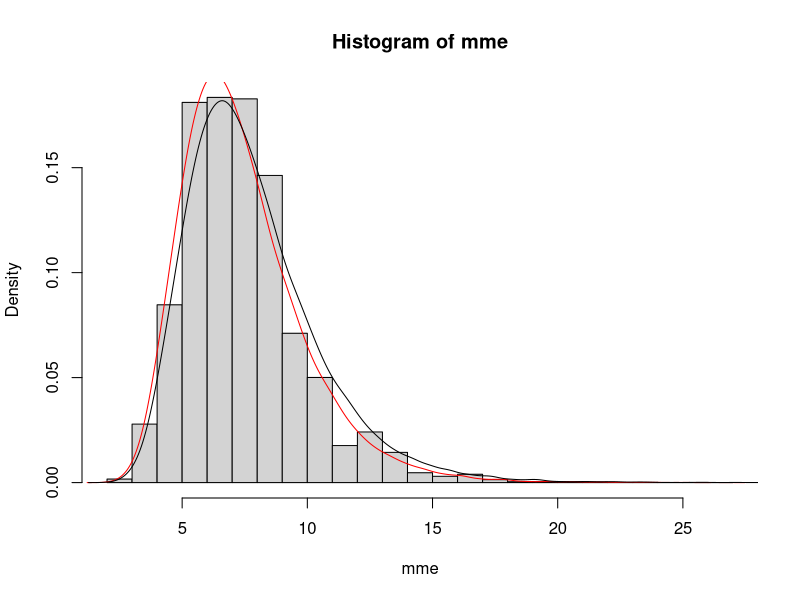

This chart was generated by the following R code:
n = 20
lambda = 2
exp_lam = exp(lambda)

mme = rep(0, 50000)
e_xbar = rep(0, 50000)

for (i in 1:50000) {
  sp = rpois(n = n, lambda = lambda)
  mme[i] = ((n + 1) / n) ^ (sum(sp))
  e_xbar[i] = exp(mean(sp))
}


mean(mme - exp_lam)
mean(e_xbar - exp_lam)

var(mme)
var(e_xbar)

hist(mme, nclass = 30, freq = F)
lines(density(mme, bw = 0.4), col = "red") # density(): estimate density function.
lines(density(e_xbar, bw = 0.4))
